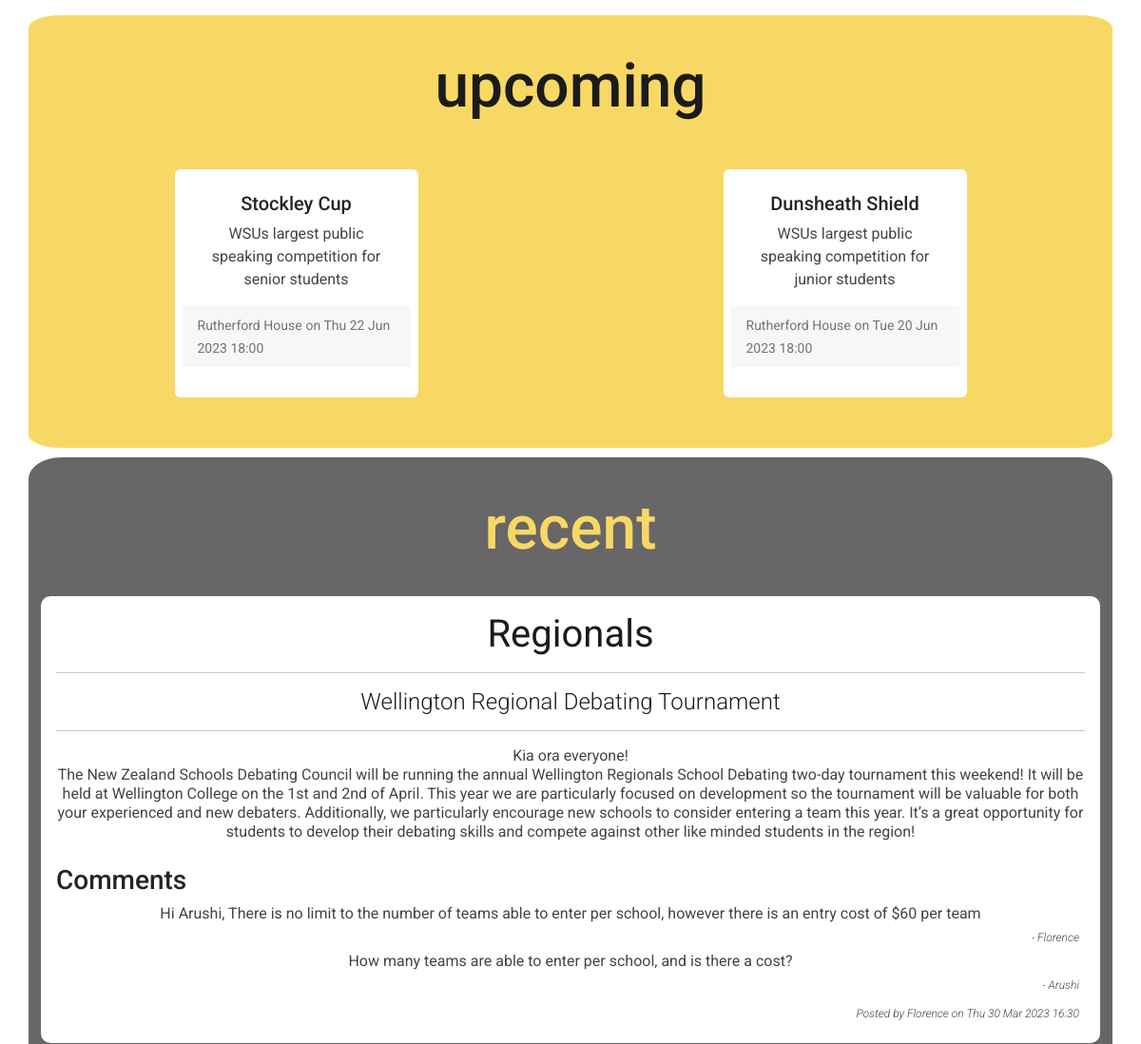
The app's page /news (middle part), older data.
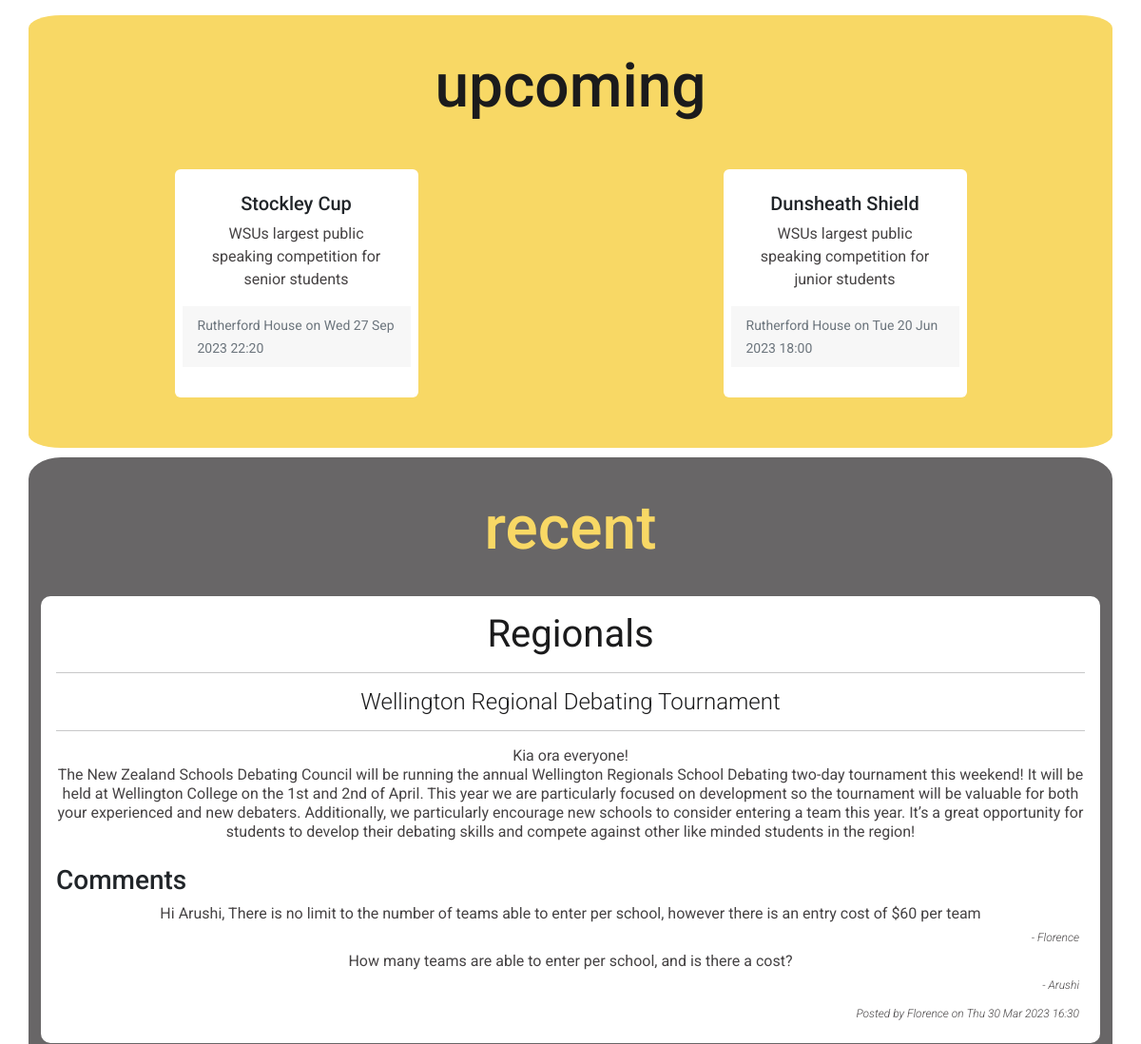
The same page, newer data.
### tables this page shows
CREATE TABLE schedule(
    post_id integer primary key autoincrement not null,
    event text not null,
    description text not null,
    scheduledate date not null,
    location text not null,
    member_id integer not null,
    foreign key(member_id) references member(member_id)
);

### server.py (the view)
@app.route ('/news')
def news():
    sql = """select news.news_id, news.title, news.subtitle, news.content, news.newsdate, member.firstname
        from news
        join member on news.member_id = member.member_id
        order by news.newsdate desc;
    """
    news_items = run_search_query_tuples(sql, (), db_path, True)
    sql="""select news.news_id,news.title,news.subtitle, news.content, comment.comment, member.firstname
     from news
     left join comment on news.news_id = comment.news_id
     left join member on comment.member_id = member.member_id
     order by news.newsdate desc;
     """
    comments = run_search_query_tuples(sql, (), db_path, True)
    sql = """select schedule.post_id, schedule.event, schedule.description, schedule.scheduledate, schedule.location, member.firstname
        from schedule
        join member on schedule.member_id = member.member_id
        order by schedule.scheduledate desc;
    """
    schedule = run_search_query_tuples(sql, (), db_path, True)
    return render_template("news.html", news=news_items, comments=comments, schedule=schedule)

### db_functions.py (called while the page is built)
def run_search_query_tuples(sql_query, values_tuple, file_path, rowfactory=False):
    result = None
    try:
        db = sqlite3.connect(file_path)
        if rowfactory:
            db.row_factory = sqlite3.Row
        cursor = db.cursor()
        cursor.execute(sql_query, values_tuple)
        result = cursor.fetchall()
        cursor.close()
    except sqlite3.Error as error:
        print("Error running search query tuples: {}".format(error))
        return None
    db.close()
    if result is None:
        print("No search values were found")
    return result

### server.py (called while the page is built)
@app.template_filter()
def news_date(sqlite_dt):
    x = datetime.strptime(sqlite_dt, '%Y-%m-%d %H:%M:%S')
    return x.strftime("%a %d %b %Y %H:%M")

@app.template_filter()
def schedule_date(sqlite_dt):
    x = datetime.strptime(sqlite_dt, '%Y-%m-%d %H:%M:%S')
    return x.strftime("%a %d %b %Y %H:%M")

### templates/news.html (shortened to what this page needs)
{% extends "layout.html" %}
{% block content %}
<div class="main-container">
  <div class="container yellow-bg">
    <h1 class="page-title news-title-1">upcoming </h1>
      <div class="inner-container upcoming-container">
    <div class="row">
            {% for row in schedule %}
              <div class="col mb-6">
                  <div class="card news-card h-100 mx-auto" style="width: 16rem;">
                    <div class="card-body">
                      <h5 class="card-title">{{ row['event'] }}</h5>
                      <p class="card-text news-text">{{ row['description'] }}</p>
                    </div>
                    <div class="card-footer">
                      <small class="text-muted">{{ row['location'] }}</small>
                      <small class="text-muted">on {{ row['scheduledate'] | schedule_date}}</small>
                    </div>
                        <br>
                  </div>
             </div>
            {% endfor %}
    </div>
      </div>
  </div>
  <div class="container light-gray-bg">
      <h1 class="page-title competition-title-2">recent</h1>
    <div class="inner-container recent-container">
        {% for row in news %}
            <div class="container-m recent-news-containers white-bg">
                <h1 class="recent-news-heading"> {{ row['title'] }} </h1>
                <hr>
                <h3 class="recent-news-subheading"> {{ row['subtitle'] }} </h3>
                <hr>
                <p class="recent-news-text"> {{ row['content'] | replace("\n", "<br>") | safe}} </p>
                <br>
                         <div class="comments">
                         <h3> Comments </h3>
                             {% for com in comments %}
                             {% if com['news_id'] == row['news_id'] %}
                             <p class="recent-news-text">{{com['comment']}}</p>
                             <p class="meta-text">- {{com['firstname']}}</p>
                             {% endif %}
                             {% endfor %}
                        </div>
                <div class="meta">
                <p class="meta-text">Posted by {{ row['firstname'] }} on {{ row['newsdate'] | news_date}}  </p>
                </div>
    </div>
        {% endfor %}
  </div>
</div>
</div>
{% endblock %}

Row changes from the older to the newer data that the page shows:
changed schedule "Stockley Cup": scheduledate|schedule_date "Thu 22 Jun 2023 18:00" → "Wed 27 Sep 2023 22:20"
